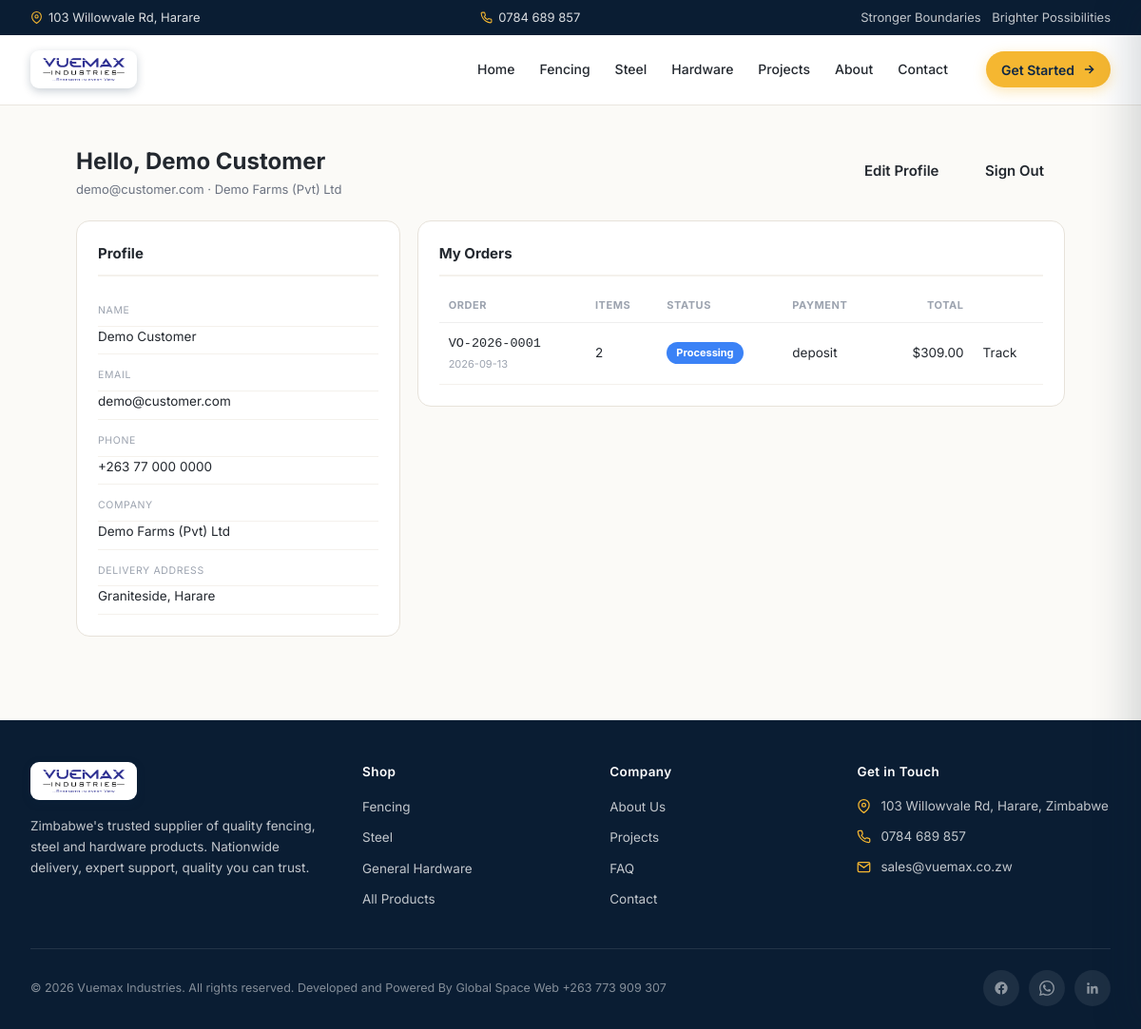
The app's page /account/index.php (signed in) with its own data.
### tables this page shows
CREATE TABLE `customers` (
  `id`            INT UNSIGNED NOT NULL AUTO_INCREMENT,
  `name`          VARCHAR(160) NOT NULL,
  `email`         VARCHAR(160) NOT NULL,
  `phone`         VARCHAR(60)  DEFAULT NULL,
  `company`       VARCHAR(160) DEFAULT NULL,
  `address`       VARCHAR(255) DEFAULT NULL,
  `password_hash` VARCHAR(255) NOT NULL,    
  `status`        VARCHAR(20)  NOT NULL DEFAULT 'active',   
  `last_login`    TIMESTAMP    NULL DEFAULT NULL,
  `created_at`    TIMESTAMP    NOT NULL DEFAULT CURRENT_TIMESTAMP,
  PRIMARY KEY (`id`),
  UNIQUE KEY `uk_customers_email` (`email`),
  KEY `idx_customers_status` (`status`)
);

CREATE TABLE `orders` (
  `id`              INT UNSIGNED NOT NULL AUTO_INCREMENT,
  `order_no`        VARCHAR(40)  NOT NULL,           
  `customer_id`     INT UNSIGNED NOT NULL,
  `quote_id`        INT UNSIGNED DEFAULT NULL,        
  `status`          VARCHAR(30)  NOT NULL DEFAULT 'pending',
   
   
  `payment_status`  VARCHAR(20)  NOT NULL DEFAULT 'unpaid',   
  `subtotal_usd`    DECIMAL(12,2) DEFAULT NULL,
  `delivery_usd`    DECIMAL(10,2) DEFAULT 0.00,
  `total_usd`       DECIMAL(12,2) DEFAULT NULL,
  `delivery_address` VARCHAR(255) DEFAULT NULL,
  `tracking_ref`    VARCHAR(80)   DEFAULT NULL,
  `driver_phone`    VARCHAR(60)   DEFAULT NULL,
  `eta`             DATE          DEFAULT NULL,
  `admin_notes`     TEXT          DEFAULT NULL,        
  `created_at`      TIMESTAMP    NOT NULL DEFAULT CURRENT_TIMESTAMP,
  `updated_at`      TIMESTAMP    NOT NULL DEFAULT CURRENT_TIMESTAMP ON UPDATE CURRENT_TIMESTAMP,
  PRIMARY KEY (`id`),
  UNIQUE KEY `uk_orders_no` (`order_no`),
  KEY `idx_orders_customer` (`customer_id`, `status`),
  KEY `idx_orders_status` (`status`, `created_at`),
  CONSTRAINT `fk_orders_customer` FOREIGN KEY (`customer_id`)
    REFERENCES `customers` (`id`) ON DELETE CASCADE ON UPDATE CASCADE,
  CONSTRAINT `fk_orders_quote` FOREIGN KEY (`quote_id`)
    REFERENCES `quotes` (`id`) ON DELETE SET NULL ON UPDATE CASCADE
);

### account/inc.php (called while the page is built, shortened)
<?php
require_once __DIR__ . '/../includes/config.php';
function is_customer() {
    return !empty($_SESSION['cust_id']);
}
function current_customer() {
    global $pdo;
    static $c = false;
    if ($c === false) {
        $c = null;
        if ($pdo && is_customer()) {
            try {
                $st = $pdo->prepare('SELECT * FROM customers WHERE id=? AND status="active"');
                $st->execute([$_SESSION['cust_id']]);
                $c = $st->fetch() ?: null;
            } catch (Throwable $e) { $c = null; }
        }
    }
    return $c;
}

### account/index.php (the view, shortened to what this page needs)
<?php
require_once __DIR__ . '/inc.php';
$cust = current_customer();
$orders = [];
if ($pdo) {
    try {
        $st = $pdo->prepare('SELECT o.*, (SELECT COUNT(*) FROM order_items i WHERE i.order_id=o.id) AS items_n
                             FROM orders o WHERE o.customer_id=? ORDER BY o.id DESC');
        $st->execute([$cust['id']]);
        $orders = $st->fetchAll();
    } catch (Throwable $e) {}
}
$statusBadge = ['pending'=>'#6B7280','confirmed'=>'#0EA5E9','processing'=>'#3B82F6','packed'=>'#F59E0B','shipped'=>'#3B82F6','out_for_delivery'=>'#0EA5E9','delivered'=>'#059669','cancelled'=>'#111827'];
require __DIR__ . '/../includes/header.php';
?>
<div class="acct">
    <div class="acct-head">
        <div>
            <h1>Hello, <?= e($cust['name']) ?></h1>
            <div class="who"><?= e($cust['email']) ?><?= $cust['company'] ? ' · ' . e($cust['company']) : '' ?></div>
        </div>
        <div>
            <a class="btn btn-outline" href="profile.php">Edit Profile</a>
            <a class="btn btn-outline" href="logout.php">Sign Out</a>
        </div>
    </div>
    <div class="acct-grid">
        <div class="acct-card acct-prof">
            <h2>Profile</h2>
            <div><div class="lbl">Name</div><?= e($cust['name']) ?></div>
            <div><div class="lbl">Email</div><?= e($cust['email']) ?></div>
            <div><div class="lbl">Phone</div><?= e($cust['phone'] ?: '—') ?></div>
            <div><div class="lbl">Company</div><?= e($cust['company'] ?: '—') ?></div>
            <div><div class="lbl">Delivery address</div><?= e($cust['address'] ?: '—') ?></div>
        </div>
        <div class="acct-card">
            <h2>My Orders</h2>
            <?php if (!$orders): ?>
                <p class="acct-empty">No orders yet — they'll appear here once Vuemax processes your purchase. <a href="../calculator.php">Get a quote</a>.</p>
            <?php else: ?>
            <table class="acct-table">
                <thead><tr><th>Order</th><th>Items</th><th>Status</th><th>Payment</th><th style="text-align:right">Total</th><th></th></tr></thead>
                <tbody>
                <?php foreach ($orders as $o): ?>
                <tr>
                    <td><code><?= e($o['order_no']) ?></code><br><span style="font-size:11px;color:#9CA3AF"><?= e(substr($o['created_at'],0,10)) ?></span></td>
                    <td><?= (int)$o['items_n'] ?></td>
                    <td><span class="badge" style="background:<?= $statusBadge[$o['status']] ?? '#6B7280' ?>"><?= e(str_replace('_',' ',$o['status'])) ?></span></td>
                    <td><?= e($o['payment_status']) ?></td>
                    <td style="text-align:right"><?= $o['total_usd'] !== null ? usd($o['total_usd']) : '—' ?></td>
                    <td><a href="order.php?id=<?= (int)$o['id'] ?>">Track</a></td>
                </tr>
                <?php endforeach; ?>
                </tbody>
            </table>
            <?php endif; ?>
        </div>
    </div>
</div>
<?php require __DIR__ . '/../includes/footer.php'; ?>

### assets/css/vuemax.css (style rules this page uses)
:root { --navy:#0E2745; --navy-deep:#0A1D33; --navy-soft:#16355C; --amber:#F5B731; --amber-hover:#E0A520; --amber-soft:#FEF6E4; --text:#23282F; --muted:#6B7280; --border:#EAE6DF; --bg:#FBFAF7; --white:#FFFFFF; --green-bg:#DCFCE7; --green-text:#15803D; --green-line:#BBF7D0; --max:1240px; --radius-input:10px; --radius-card:16px; --radius-pill:999px; --header-h:64px; --shadow-card:0 1px 2px rgba(14,39,69,.04), 0 4px 14px rgba(14,39,69,.05); --shadow-lift:0 6px 16px rgba(14,39,69,.07), 0 18px 40px rgba(14,39,69,.10); --shadow-soft:0 24px 60px rgba(10,29,51,.14); --ease:cubic-bezier(.4,0,.2,1); --dur:.22s; }
*,*::before,*::after { box-sizing:border-box; }
html { scroll-behavior:smooth; -webkit-text-size-adjust:100%; overflow-x:hidden; }
body { margin:0;padding:0; font-family:'Inter',system-ui,-apple-system,"Segoe UI",Roboto,sans-serif; font-size:16px;line-height:1.6;color:var(--text); background:var(--bg); -webkit-font-smoothing:antialiased; overflow-x:hidden; min-width:320px; }
a { color:inherit;text-decoration:none; }
h1,h2,h3,h4,h5,h6,p { margin:0;overflow-wrap:break-word;word-wrap:break-word; }
.btn { display:inline-flex;align-items:center;justify-content:center;gap:8px; min-height:44px; padding:12px 22px; border-radius:var(--radius-input); font-weight:600;font-size:15px;line-height:1.1; transition:transform var(--dur) var(--ease), background var(--dur) var(--ease), box-shadow var(--dur) var(--ease), border-color var(--dur) var(--ease), color var(--dur) var(--ease); white-space:nowrap; max-width:100%; }
@media (min-width:1024px) { :root { --header-h:74px; } }

### records on screen
customers: name "Demo Customer", email "demo@customer.com", company "Demo Farms (Pvt) Ltd", phone "+263 77 000 0000", address "Graniteside, Harare"
orders: order_no "VO-2026-0001", created_at "2026-09-13", items_n "2", status "Processing", payment_status "deposit", total_usd "$309.00"
